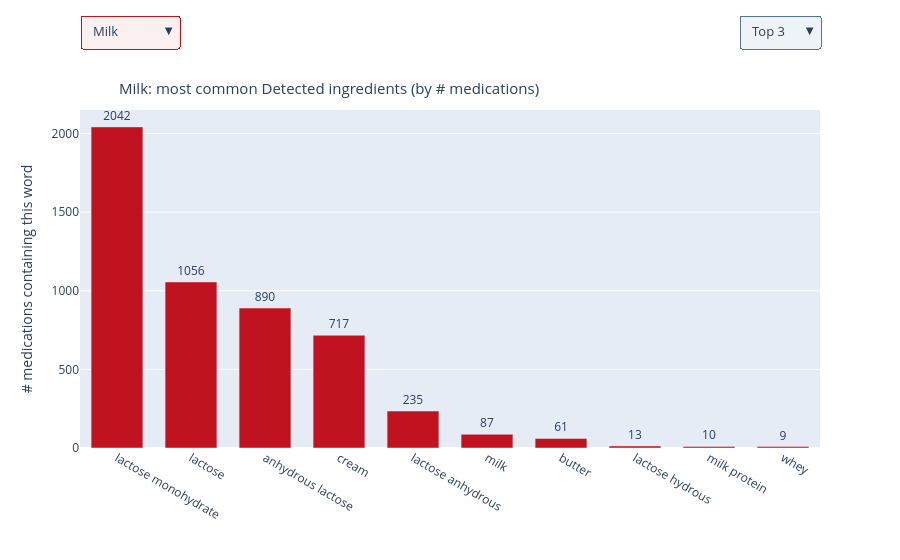

Source (notebook cell):
### Markdown cell above
### Chart 7 ⭐ Worst offenders — which exact ingredients trigger each allergen? (Detected)
Pick an **allergen** (the universal filter) and **Top 3 / 5 / 10**. The bars are the *actual words* our rule matched, ranked by how many medications contain each. The default — **Milk** — is overwhelmingly **lactose** (a tablet filler), not dairy food: that's the whole thesis in one chart. Switch the slicer to see each allergen's own worst offenders (sesame → *sesame oil*, alpha-gal → *gelatin*).

### Code cell
# --- Chart 7 (interactive): worst-offender INGREDIENTS per allergen (Detected) ---
# Two controls: the ALLERGEN slicer (our universal filter) + a Top-N selector.
# Bars = the ACTUAL words our rule matched (from {allergen}_matched_terms),
# ranked by how many medications contain each word. Pure Plotly -> works in the
# exported HTML with no server.
from collections import Counter
import plotly.graph_objects as go

ALLERGEN_COLS = {"Milk": "milk", "Eggs": "eggs", "Wheat": "wheat", "Sesame": "sesame",
                 "Tree Nuts": "tree_nuts", "Peanuts": "peanuts", "Soy": "soy", "Alpha-Gal": "alpha_gal"}

def top_terms(col, status, k=10):
    """How many medications contain each matched word, for one allergen + status."""
    c = Counter()
    for cell in df.loc[df[f"{col}_status"] == status, f"{col}_matched_terms"].dropna():
        for t in {x.strip() for x in str(cell).split("|") if x.strip()}:
            c[t] += 1
    return c.most_common(k)

detected_top = {name: top_terms(col, "Detected", 10) for name, col in ALLERGEN_COLS.items()}

def _xyt(pairs):
    return [w for w, _ in pairs], [n for _, n in pairs], [n for _, n in pairs]

x0, y0, t0 = _xyt(detected_top["Milk"])
fig = go.Figure(go.Bar(x=x0, y=y0, text=t0, textposition="outside", cliponaxis=False,
                       marker_color="#c1121f",
                       hovertemplate="<b>%{x}</b><br>%{y:,} medications<extra></extra>"))

# Control 1 - the allergen slicer (restyles the single bar trace; y rescales to it).
allergen_buttons = []
for name, pairs in detected_top.items():
    x, y, t = _xyt(pairs)
    allergen_buttons.append(dict(label=name, method="update",
        args=[{"x": [x], "y": [y], "text": [t]},
              {"yaxis.autorange": True,
               "annotations[0].text": f"{name}: most common Detected ingredients (by # medications)"}]))

# Control 2 - Top N: window the x-axis to the first N bars (they are already sorted desc).
# This persists across allergen switches, so it behaves like a sticky filter.
topn_buttons = [dict(label=f"Top {N}", method="relayout", args=[{"xaxis.range": [-0.5, N - 0.5]}])
                for N in (3, 5, 10)]

fig.update_layout(
    yaxis_title="# medications containing this word", xaxis_title="",
    showlegend=False, bargap=0.3, margin=dict(t=110),
    updatemenus=[
        dict(buttons=allergen_buttons, direction="down", showactive=True,
             x=0.0, xanchor="left", y=1.28, yanchor="top",
             bgcolor="#faf0f0", bordercolor="#c1121f", font=dict(size=13)),
        dict(buttons=topn_buttons, direction="down", showactive=True,
             x=1.0, xanchor="right", y=1.28, yanchor="top",
             bgcolor="#eef3f8", bordercolor="#577590", font=dict(size=13))],
    annotations=[
        dict(text="Milk: most common Detected ingredients (by # medications)",
             x=0.0, xanchor="left", y=1.10, yref="paper", yanchor="top",
             showarrow=False, font=dict(size=15))])
fig.show()

# Listed out (the default view, Milk) - handy readout / QA.
pd.DataFrame(detected_top["Milk"], columns=["ingredient word", "# medications"])

### Figure 1 — Plotly figure (JSON) as saved in the notebook; plotly's stock layout.template omitted (floating-point values rounded to 4 significant figures)
{"data": [{"cliponaxis": false, "hovertemplate": "<b>%{x}</b><br>%{y:,} medications<extra></extra>", "marker": {"color": "#c1121f"}, "text": ["2042", "1056", "890", "717", "235", "87", "61", "13", "10", "9"], "textposition": "outside", "type": "bar", "x": ["lactose monohydrate", "lactose", "anhydrous lactose", "cream", "lactose anhydrous", "milk", "butter", "lactose hydrous", "milk protein", "whey"], "y": [2042, 1056, 890, 717, 235, 87, 61, 13, 10, 9]}], "layout": {"annotations": [{"font": {"size": 15}, "showarrow": false, "text": "Milk: most common Detected ingredients (by # medications)", "x": 0, "xanchor": "left", "y": 1.1, "yanchor": "top", "yref": "paper"}], "bargap": 0.3, "margin": {"t": 110}, "showlegend": false, "updatemenus": [{"bgcolor": "#faf0f0", "bordercolor": "#c1121f", "buttons": [{"args": [{"text": [[2042, 1056, 890, 717, 235, 87, 61, 13, 10, 9]], "x": [["lactose monohydrate", "lactose", "anhydrous lactose", "cream", "lactose anhydrous", "milk", "butter", "lactose hydrous", "milk protein", "whey"]], "y": [[2042, 1056, 890, 717, 235, 87, 61, 13, 10, 9]]}, {"annotations[0].text": "Milk: most common Detected ingredients (by # medications)", "yaxis.autorange": true}], "label": "Milk", "method": "update"}, {"args": [{"text": [[72, 4, 4, 2, 1, 1]], "x": [["egg", "egg yolk", "egg white", "egg lecithin", "whole egg", "eggs"]], "y": [[72, 4, 4, 2, 1, 1]]}, {"annotations[0].text": "Eggs: most common Detected ingredients (by # medications)", "yaxis.autorange": true}], "label": "Eggs", "method": "update"}, {"args": [{"text": [[183, 78, 48, 38, 8, 4, 2, 2]], "x": [["wheat", "gluten", "wheat protein", "wheat germ", "wheat bran", "wheat gluten", "wheat flour", "wheat starch"]], "y": [[183, 78, 48, 38, 8, 4, 2, 2]]}, {"annotations[0].text": "Wheat: most common Detected ingredients (by # medications)", "yaxis.autorange": true}], "label": "Wheat", "method": "update"}, {"args": [{"text": [[443, 36, 6, 2]], "x": [["sesame oil", "sesame seed", "sesame", "sesame protein"]], "y": [[443, 36, 6, 2]]}, {"annotations[0].text": "Sesame: most common Detected ingredients (by # medications)", "yaxis.autorange": true}], "label": "Sesame", "method": "update"}, {"args": [{"text": [[138, 76, 23, 16, 4, 3, 3, 2, 1]], "x": [["almond", "macadamia", "walnut", "nut oil", "hazelnut", "brazil nut", "pecan", "pistachio", "cashew"]], "y": [[138, 76, 23, 16, 4, 3, 3, 2, 1]]}, {"annotations[0].text": "Tree Nuts: most common Detected ingredients (by # medications)", "yaxis.autorange": true}], "label": "Tree Nuts", "method": "update"}, {"args": [{"text": [[13, 7, 2, 1]], "x": [["peanut oil", "peanut", "arachis hypogaea", "peanuts"]], "y": [[13, 7, 2, 1]]}, {"annotations[0].text": "Peanuts: most common Detected ingredients (by # medications)", "yaxis.autorange": true}], "label": "Peanuts", "method": "update"}, {"args": [{"text": [[426, 225, 100, 62, 59, 43, 27, 4, 2, 2]], "x": [["soybean", "soybean oil", "soybean lecithin", "soy protein", "soy", "soya", "soy lecithin", "soy bean", "soy protein isolate", "soy flour"]], "y": [[426, 225, 100, 62, 59, 43, 27, 4, 2, 2]]}, {"annotations[0].text": "Soy: most common Detected ingredients (by # medications)", "yaxis.autorange": true}], "label": "Soy", "method": "update"}, {"args": [{"text": [[1515, 216, 203, 112, 88, 86, 63, 51, 50, 48]], "x": [["gelatin", "lanolin", "softgel", "liver", "gelatin capsules", "hard gelatin capsule", "pork", "gelatin capsule", "beef", "horse"]], "y": [[1515, 216, 203, 112, 88, 86, 63, 51, 50, 48]]}, {"annotations[0].text": "Alpha-Gal: most common Detected ingredients (by # medications)", "yaxis.autorange": true}], "label": "Alpha-Gal", "method": "update"}], "direction": "down", "font": {"size": 13}, "showactive": true, "x": 0, "xanchor": "left", "y": 1.28, "yanchor": "top"}, {"bgcolor": "#eef3f8", "bordercolor": "#577590", "buttons": [{"args": [{"xaxis.range": [-0.5, 2.5]}], "label": "Top 3", "method": "relayout"}, {"args": [{"xaxis.range": [-0.5, 4.5]}], "label": "Top 5", "method": "relayout"}, {"args": [{"xaxis.range": [-0.5, 9.5]}], "label": "Top 10", "method": "relayout"}], "direction": "down", "font": {"size": 13}, "showactive": true, "x": 1, "xanchor": "right", "y": 1.28, "yanchor": "top"}], "xaxis": {"title": {"text": ""}}, "yaxis": {"title": {"text": "# medications containing this word"}}}}
